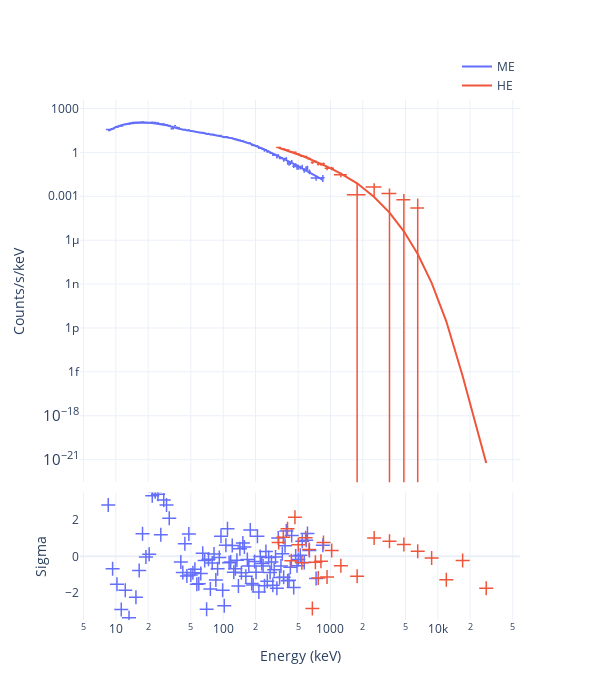

This figure's notebook cell:
### Code cell
fig = Plot.pair(pair, style='CE', show=True)
